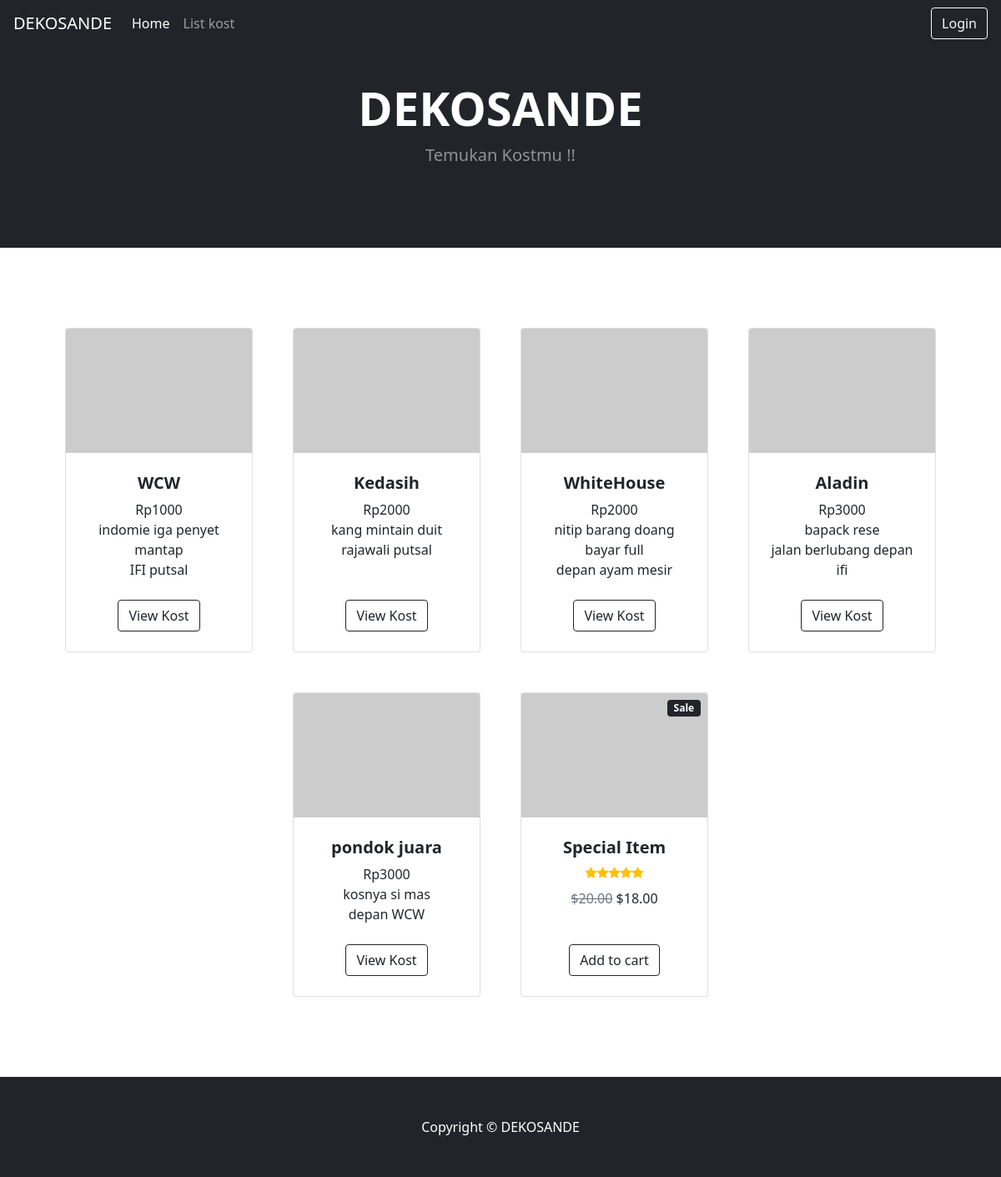
Before: / with the older database file.
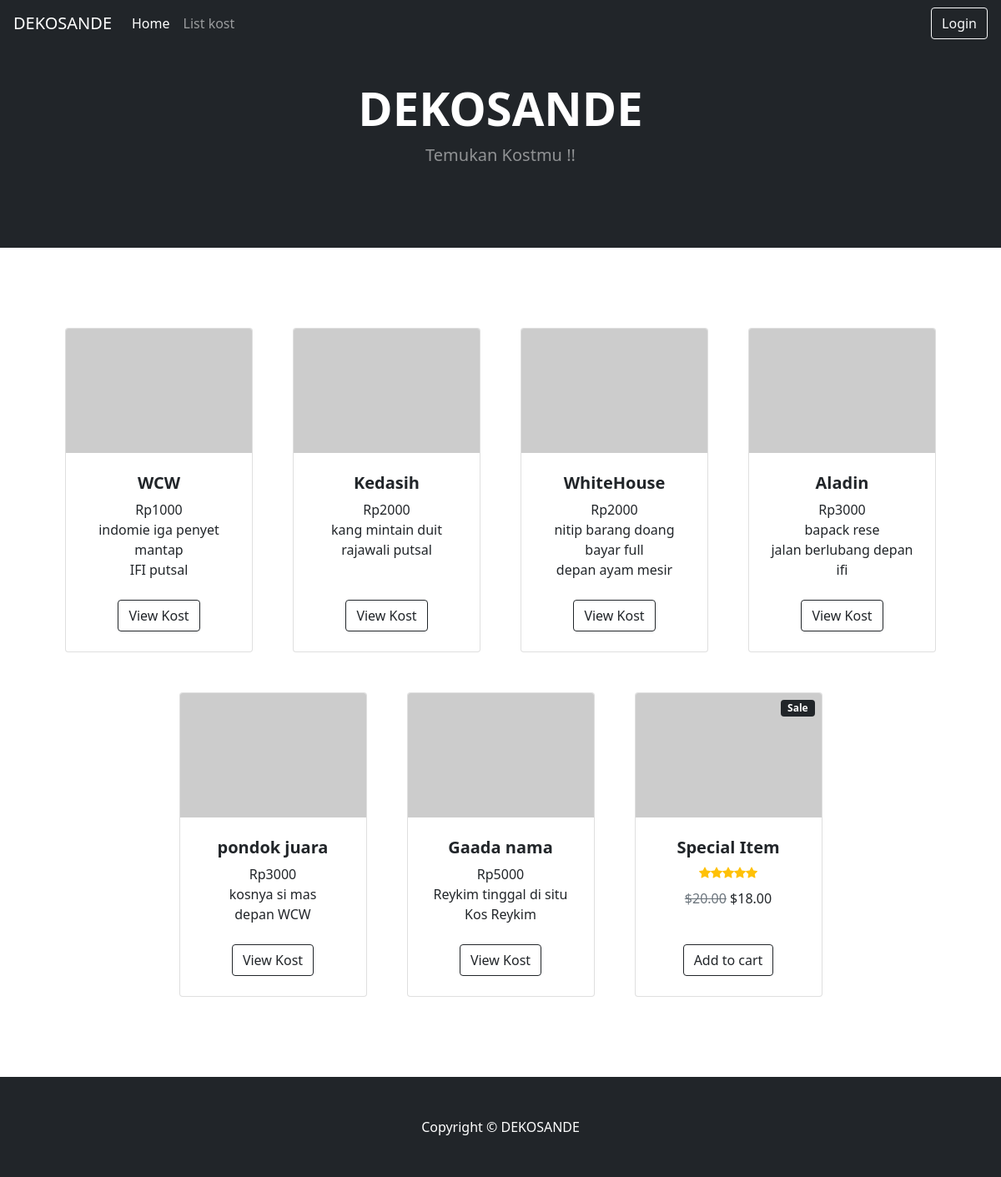
After: the same page with the newer database file.
### tables this page shows
CREATE TABLE `kos` (
  `idKos` int(11) NOT NULL,
  `namaKos` varchar(30) NOT NULL,
  `jenisKos` tinyint(1) NOT NULL,
  `hargaKos` int(8) NOT NULL,
  `alamatKos` varchar(100) NOT NULL,
  `deskripsi` text NOT NULL,
  `NIK` varchar(16) NOT NULL
);

### application/controllers/Welcome.php (called while the page is built, shortened)
<?php
	class Welcome extends CI_Controller {
		public function __construct()
		{
			$this->load->helper('form');
			$this->load->model('KostModel');
		}
		public function index()
		{
			$data['main_view'] = 'HomeView';
			$data['title'] = 'Home';
			$data['kos'] = $this->KostModel->getAllKost();
			$this->load->view('PageView', $data);
		}
	}

### index.php (called while the page is built, shortened)
<?php
require_once BASEPATH.'core/CodeIgniter.php';

### application/models/KostModel.php (called while the page is built, shortened)
<?php
class KostModel extends CI_Model {
    public function getAllKost()
    {
        return $this->db->select('*')
                        ->from('kos')
                        ->get()->result_array();
    }
}

### application/views/HomeView.php (the view, shortened to what this page needs)
<?php $this->load->view('template/Navbar');?>
<div>
    <header class="bg-dark py-5">
        <div class="container px-4 px-lg-5 my-5">
            <div class="text-center text-white">
                <h1 class="display-4 fw-bolder">DEKOSANDE</h1>
                <p class="lead fw-normal text-white-50 mb-0">Temukan Kostmu !!</p>
            </div>
        </div>
    </header>
    <section class="py-5">
        <div class="container px-4 px-lg-5 mt-5">
            <div class="row gx-4 gx-lg-5 row-cols-2 row-cols-md-3 row-cols-xl-4 justify-content-center">
                <?php
                    foreach($kos as $data) {
                        echo '
                            <div class="col mb-5">
                                <div class="card h-100">
                                    <img class="card-img-top" src="https://dummyimage.com/450x300/dee2e6/6c757d.jpg" alt="..." />
                                    <div class="card-body p-4">
                                        <div class="text-center">
                                            <h5 class="fw-bolder"> '.$data["namaKos"].' </h5>
                                            Rp'.$data["hargaKos"].'<br>
                                            '.$data["deskripsi"].'<br>
                                            '.$data["alamatKos"].'
                                        </div>
                                    </div>
                                    <div class="card-footer p-4 pt-0 border-top-0 bg-transparent">
                                        <div class="text-center"><a class="btn btn-outline-dark mt-auto" href="'.site_url('Welcome/viewKos').' ">View Kost</a></div>
                                    </div>
                                </div>
                            </div>
                        ';
                    }
                ?>
                <div class="col mb-5">
                    <div class="card h-100">
                        <div class="badge bg-dark text-white position-absolute" style="top: 0.5rem; right: 0.5rem">Sale</div>
                        <img class="card-img-top" src="https://dummyimage.com/450x300/dee2e6/6c757d.jpg" alt="..." />
                        <div class="card-body p-4">
                            <div class="text-center">
                                <h5 class="fw-bolder">Special Item</h5>
                                <div class="d-flex justify-content-center small text-warning mb-2">
                                    <div class="bi-star-fill"></div>
                                    <div class="bi-star-fill"></div>
                                    <div class="bi-star-fill"></div>
                                    <div class="bi-star-fill"></div>
                                    <div class="bi-star-fill"></div>
                                </div>
                                <span class="text-muted text-decoration-line-through">$20.00</span>
                                $18.00
                            </div>
                        </div>
                        <div class="card-footer p-4 pt-0 border-top-0 bg-transparent">
                            <div class="text-center"><a class="btn btn-outline-dark mt-auto" href="#">Add to cart</a></div>
                        </div>
                    </div>
                </div>
            </div>
        </div>
    </section>
    <?php $this->load->view('template/Footer');?>
</div>

### application/views/PageView.php (shortened to what this page needs)
<!DOCTYPE html>
<html lang="en">
<head>
    <link rel="stylesheet" type="text/css" href="https://cdn.jsdelivr.net/npm/sweetalert2@7.26.10/dist/sweetalert2.min.css" >
    <link rel="stylesheet" href="https://stackpath.bootstrapcdn.com/bootstrap/4.4.1/css/bootstrap.min.css">
    <link href="https://use.fontawesome.com/releases/v5.13.0/css/all.css" rel="stylesheet">
    <link href="https://cdn.jsdelivr.net/npm/bootstrap-icons@1.5.0/font/bootstrap-icons.css" rel="stylesheet" />
    <link href="<?= base_url('asset/css/styles.css') ?>" rel="stylesheet" />
</head>
<body>
  <?php $this->load->view($main_view); ?>
</body>
</html>

### application/views/template/Navbar.php (shortened to what this page needs)
<div>
    <nav class="navbar navbar-expand-lg navbar-dark bg-dark fixed-top">
        <a class="navbar-brand" href="#">DEKOSANDE</a>
        <div class="collapse navbar-collapse" id="navbarSupportedContent">
            <ul class="navbar-nav mr-auto">
                <li class="nav-item active">
                    <a class="nav-link" href="<?= site_url('Welcome/index')?>">Home <span class="sr-only">(current)</span></a>
                </li>
                <li class="nav-item">
                    <a class="nav-link" href="<?= site_url('KostController') ?>">List kost</a>
                </li>
            </ul>
            <?php if($this->session->userdata('data_login') == False) {?>
                <a class="btn btn-outline-light" href="<?= site_url('Welcome/login') ?>">Login</a>
            <?php } ?>
        </div>
    </nav>
</div>

### application/views/template/Footer.php
<div>
    <footer class="py-5 bg-dark">
        <div class="container"><p class="m-0 text-center text-white">Copyright &copy; DEKOSANDE</p></div>
    </footer>
</div>

Changed rows visible on the page:
added kos: namaKos "Gaada nama", hargaKos "5000", deskripsi "Reykim tinggal di situ", alamatKos "Kos Reykim"
